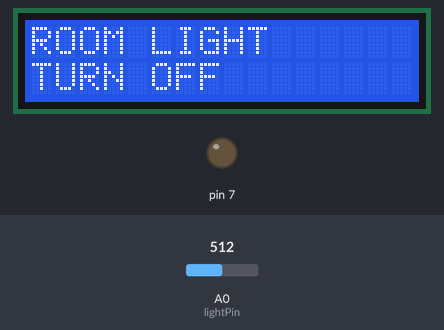
A sketch run on a simulated Arduino Uno, built with avr-gcc and run on an emulated ATmega328P. Shown: 16×2 character LCD, output pins drawn as LEDs (lit = HIGH). Inputs (shaded band) come from the test bench; at power-on: A0 (lightPin) = 512.

Above: at 1.2 s.
1.3 s: A0 (lightPin) set to 366
7.3 s: A0 (lightPin) set to 340
At 11.3 s:
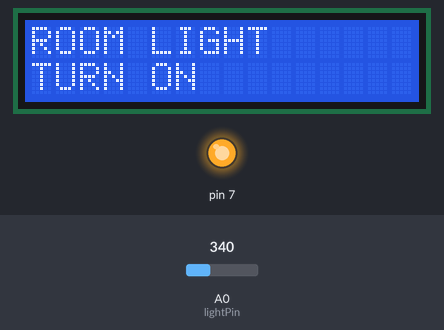
13.3 s: A0 (lightPin) set to 365
At 16.5 s:
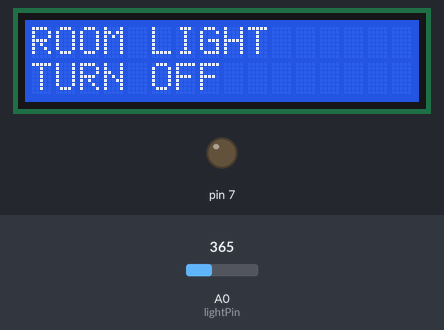
19.3 s: A0 (lightPin) set to 345
At 20.5 s:
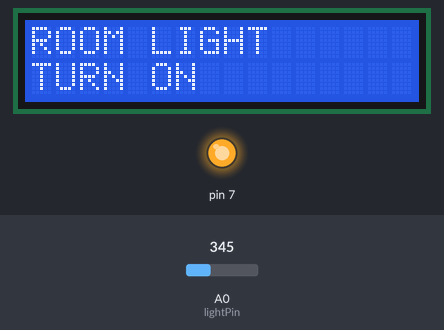
Timing chart, 0 to 22.3 s (numbered marks = the images above; inputs shaded):
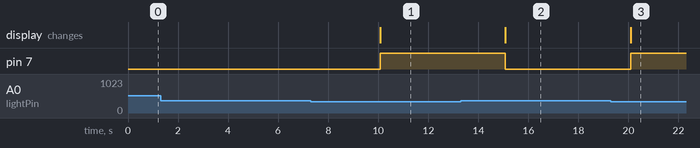

The sketch:

room_light_on_off1.ino
```cpp
#include <LiquidCrystal.h> //Load Liquid Crystal Library
LiquidCrystal LCD(11,10,9,2,3,4,5);  //Create Liquid Crystal Object called LCD

int lightPin = 0;  //pin for Photoresistor
int TranslateAnalog = 0;

void setup()
{
  Serial.begin(9600);  //Start serial communication
  pinMode (7, OUTPUT);
  LCD.begin(16,2); //Tell Arduino to start your 16 column 2 row LCD
}

void loop() {
  TranslateAnalog = analogRead(lightPin);
  if(TranslateAnalog>355) {
    LCD.clear();
    LCD.setCursor(0,0);  //Set LCD cursor to upper left corner, column 0, row 0
  LCD.print("ROOM LIGHT");  //Print Message on First Row
      digitalWrite(7, LOW);
      LCD.setCursor(0,1);   //Set Cursor again to first column of second row
      LCD.print("TURN OFF");  //Print your units.
      delay(5000); //TURN ON LIGHT AFTER 5000 MILISECONDS
    }
    //If Photoreistor Value is below 355 it will turn LED ON
    if(TranslateAnalog<355) {
      LCD.clear();
      LCD.setCursor(0,0);  //Set LCD cursor to upper left corner, column 0, row 0
  LCD.print("ROOM LIGHT");  //Print Message on First Row
      digitalWrite(7, HIGH);
      LCD.setCursor(0,1);   //Set Cursor again to first column of second row
      LCD.print("TURN ON");  //Print your units.
      delay(5000);//TURN OFF LIGHT AFTER 5000 MILISECONDS
    }

  }
```

Measured:
- the behaviour switches between 355 and 354 on A0 (lightPin) (found by bisection; images 0 and 1)
- after the input at 1.3 s, every drawn part: stays the same
- after the input at 7.3 s, pin 7: LOW → HIGH after 2.8 s; the display: changes after 2.8 s (image 1)
- after the input at 13.3 s, pin 7: HIGH → LOW after 1.8 s; the display: changes after 1.8 s (image 2)
- after the input at 19.3 s, pin 7: LOW → HIGH after 0.79 s; the display: changes after 0.79 s (image 3)
